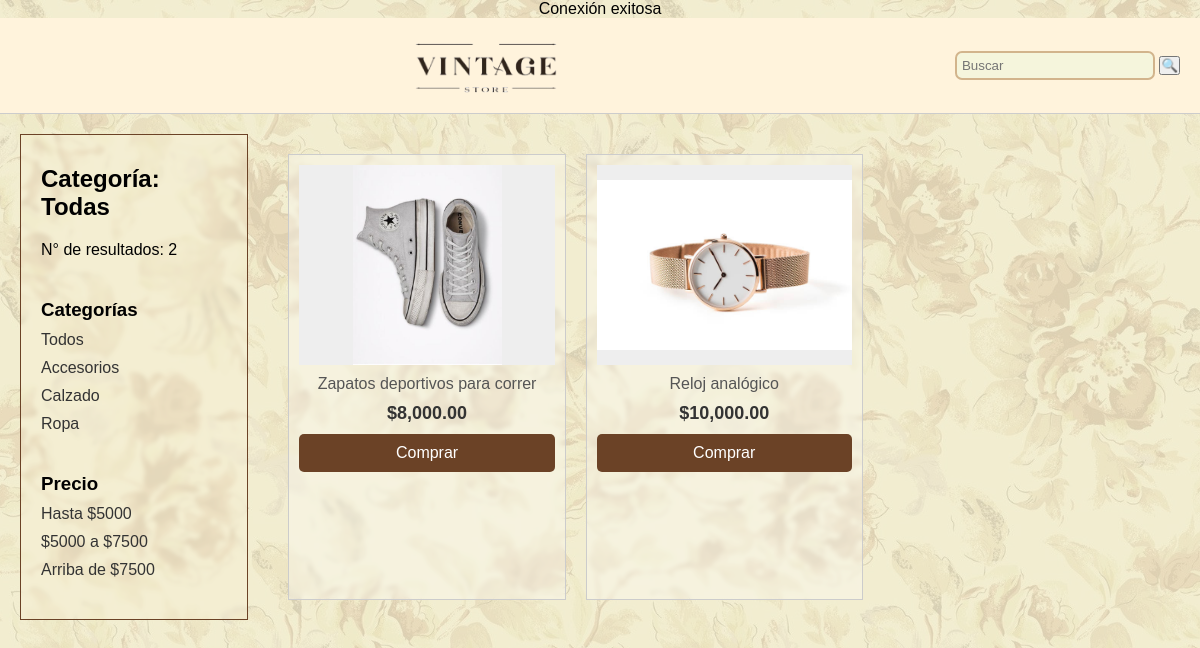
/?precio=mas7500, run on the app's committed database.
### tables this page shows
CREATE TABLE `productos` (
  `id_producto` int(11) NOT NULL,
  `nombre_producto` varchar(100) DEFAULT NULL,
  `descripcion` text DEFAULT NULL,
  `categoria` varchar(50) DEFAULT NULL,
  `precio` int(255) DEFAULT NULL,
  `stock` int(11) DEFAULT NULL,
  `imagen` varchar(255) DEFAULT NULL
);

### index.php (the view, shortened to what this page needs)
<?php
include 'db.php';
$categoria = isset($_GET['categoria']) ? $_GET['categoria'] : '';
$precio = isset($_GET['precio']) ? $_GET['precio'] : '';
$buscar = isset($_GET['buscar']) ? $_GET['buscar'] : '';
$sql = "SELECT id_producto, nombre_producto, descripcion, precio, imagen FROM productos";
$conditions = [];
if ($precio) {
    switch ($precio) {
        case 'mas7500':
            $conditions[] = "precio > 7500";
            break;
    }
}
if (count($conditions) > 0) {
    $sql .= " WHERE " . implode(" AND ", $conditions);
}
$stmt = $conn->prepare($sql);
$stmt->execute();
$result = $stmt->get_result();
$num_results = $result ? $result->num_rows : 0;
?>
<!DOCTYPE html>
<html lang="es">
<head>
    <link rel="stylesheet" href="style.css">
</head>
<body>
    <header>
        <div class="header-content">
            <div class="logo">
                <img src="logo.png" alt="Logo" />
            </div>
            <div class="search-bar">
                <form action="" method="GET">
                    <input type="text" name="buscar" placeholder="Buscar" value="<?php echo htmlspecialchars($buscar); ?>">
                    <button type="submit">🔍</button>
                </form>
            </div>
        </div>
    </header>
    <main>
        <aside class="sidebar">
            <h2>Categoría: <?php echo $categoria ? htmlspecialchars($categoria) : "Todas"; ?></h2>
            <p>N° de resultados: <?php echo $num_results; ?></p>
            <h3>Categorías</h3>
            <ul>
                <li><a href="?categoria=Todos">Todos</a></li>
                <li><a href="?categoria=Accesorios">Accesorios</a></li>
                <li><a href="?categoria=Calzado">Calzado</a></li>
                <li><a href="?categoria=Ropa">Ropa</a></li>
            </ul>
            <h3>Precio</h3>
            <ul>
                <li><a href="?precio=max5000">Hasta $5000</a></li>
                <li><a href="?precio=5000a7500">$5000 a $7500</a></li>
                <li><a href="?precio=mas7500">Arriba de $7500</a></li>
            </ul>
        </aside>
        <section class="products">
            <?php
            if ($num_results > 0) {
                while ($row = $result->fetch_assoc()) {
                    echo '<div class="product-card">';
                    echo '    <div class="image">';
                    echo '        <img src="stock/' . $row['imagen'] . '" alt="Producto">';
                    echo '    </div>';
                    echo '    <p class="description">' . htmlspecialchars($row['descripcion']) . '</p>';
                    echo '    <p class="price">$' . number_format($row['precio'], 2) . '</p>';
                    echo '    <form action="compras/index.php" method="POST">';
                    echo '        <button type="submit" class="buy-button">Comprar</button>';
                    echo '    </form>';
                    echo '</div>';
                }
            } else {
                echo '<p>No hay productos disponibles.</p>';
            }
            ?>
        </section>
    </main>
</body>
</html>

### style.css (style rules this page uses)
* { margin: 0; padding: 0; box-sizing: border-box; font-family: 'Franklin Gothic Medium', 'Arial Narrow', Arial, sans-serif, 'Gill Sans MT', Calibri, 'Trebuchet MS', sans-serif }
html, body { height: 100%; margin: 0; padding: 0; }
body { display: flex; flex-direction: column; align-items: center; background-image: url('stock/imagenes/background.jpg'); background-size: cover; background-position: center; background-repeat: no-repeat; position: relative; }
body::before { content: ""; position: absolute; top: 0; left: 0; right: 0; bottom: 0; background-color: rgba(245, 245, 220 , 0.8); z-index: -1; }
header { width: 100%; padding: 10px 20px; border-bottom: 1px solid #ccc; background-color: #fff3dc; }
.header-content { max-width: 1200px; margin: 0 auto; display: flex; justify-content: space-between; align-items: center; }
.logo { flex: 1; text-align: center; }
.logo img { max-height: 75px; }
.search-bar { display: flex; align-items: center; gap: 10px; }
.search-bar input { padding: 5px; border: 2px solid #ccc; border-radius: 7px; width: 200px; background-color: #f5f5dc; border-color: #d2b48c; }
main { display: flex; max-width: 1200px; width: 100%; margin-top: 20px; gap: 20px; padding: 0 20px; justify-content: center; }
.sidebar { width: 20%; padding: 20px; border-right: 1px solid #6b4226; border-left: 1px solid #6b4226; border-top: 1px solid #6b4226; border-bottom: 1px solid #6b4226; backdrop-filter: blur(2px); background-color: rgba(255, 243, 220, 0.2) ; }
.sidebar h2 { margin-top: 10px; margin-bottom: 20px; font-weight: bold; }
.sidebar h3 { margin-top: 40px; margin-bottom: 10px; font-weight: bold; }
.sidebar ul { list-style-type: none; margin-bottom: 20px; }
.sidebar ul li { margin-bottom: 10px; }
.sidebar ul li a { color: #333; text-decoration: none; font-size: 16px; }
.products { display: grid; grid-template-columns: repeat(3, 1fr); gap: 20px; width: 80%; padding: 20px; }
.product-card { border: 1px solid #ccc; text-align: center; padding: 10px; transition: transform 0.2s; backdrop-filter: blur(2px); background-color: rgba(255, 255, 255, 0.3) ; }
.product-card .image { width: 100%; height: 200px; background-color: #eee; display: flex; align-items: center; justify-content: center; }
.product-card .image img { max-height: 100%; max-width: 100%; object-fit: cover; }
.description { margin: 10px 0; color: #555; font-size: 16px; }
.price { font-size: 18px; font-weight: bold; color: #333; }
.buy-button { margin-top: 10px; padding: 10px; width: 100%; font-size: 16px; color: #fff; background-color: #6b4226; border: none; border-radius: 5px; cursor: pointer; transition: background-color 0.3s; }

### data on the page
productos: shows a picture, descripcion "Zapatos deportivos para correr", precio "8,000.00"
productos: imagen (picture), descripcion "Reloj analógico", precio "10,000.00"

### other printed values
$num_results "2"
